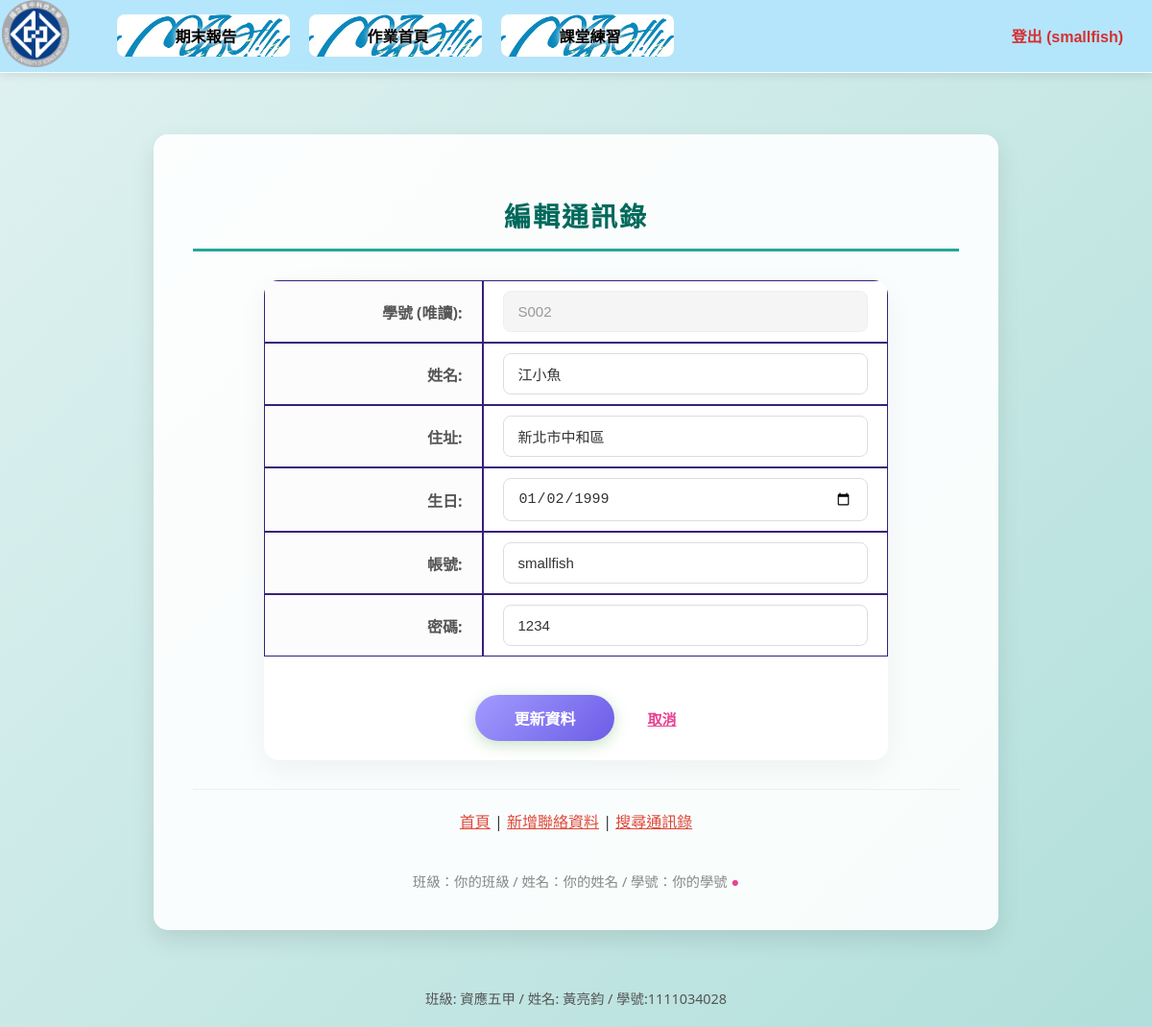
/hw/edit.php?action=edit&id=S002 (signed in), run on the app's committed database.
### tables this page shows
CREATE TABLE `students` (
  `sno` char(4) NOT NULL COMMENT '學號',
  `name` varchar(10) NOT NULL COMMENT '姓名',
  `address` varchar(255) NOT NULL COMMENT '地址',
  `birthday` date NOT NULL COMMENT '生日',
  `username` char(10) NOT NULL COMMENT '帳號',
  `password` char(10) NOT NULL COMMENT '密碼',
  `role` varchar(10) NOT NULL DEFAULT 'user',
  `picture` varchar(255) DEFAULT NULL COMMENT '頭像路徑'
);

### hw/edit.php (the view, shortened to what this page needs)
<?php
require_once("../DB/DB_open.php");
$action = isset($_GET['action']) ? $_GET['action'] : (isset($_POST['action']) ? $_POST['action'] : '');
$id = isset($_GET['id']) ? $_GET['id'] : (isset($_POST['sno']) ? $_POST['sno'] : '');
$row = null;
if (($action == 'edit' || $action == 'update') && !empty($id)) {
    $sql = "SELECT * FROM students WHERE sno = '$id'";
    $result = mysqli_query($link, $sql);
    if ($result && mysqli_num_rows($result) > 0) {
        $row = mysqli_fetch_assoc($result);
    }
}
?>
<!DOCTYPE html>
<html lang="zh-TW">
<head>
    <link rel="stylesheet" href="css/navCSS.css">
    <link rel="stylesheet" href="css/indexCSS.css">
    <link rel="stylesheet" href="css/editForm.css">
</head>
<body>
    <div id="wrap">
        <header id="header" class="clearheader">
            <?php require "nav.php"; ?>
        </header>
        <main id="contents">
            <h2>編輯通訊錄</h2>
            <?php if ($row): ?>
            <form action="edit.php" method="post">
                <table>
                    <tr>
                        <th>學號 (唯讀):</th>
                        <td>
                            <input type="text" value="<?php echo htmlspecialchars($row['sno']); ?>" readonly>
                        </td>
                    </tr>
                    <tr>
                        <th>姓名:</th>
                        <td><input type="text" name="name" value="<?php echo htmlspecialchars($row['name']); ?>" required placeholder="請輸入姓名"></td>
                    </tr>
                    <tr>
                        <th>住址:</th>
                        <td><input type="text" name="address" value="<?php echo htmlspecialchars($row['address']); ?>" placeholder="請輸入住址"></td>
                    </tr>
                    <tr>
                        <th>生日:</th>
                        <td><input type="date" name="birthday" value="<?php echo htmlspecialchars($row['birthday']); ?>"></td>
                    </tr>
                    <tr>
                        <th>帳號:</th>
                        <td><input type="text" name="username" value="<?php echo htmlspecialchars($row['username']); ?>" placeholder="請輸入帳號"></td>
                    </tr>
                    <tr>
                        <th>密碼:</th>
                        <td><input type="text" name="password" value="<?php echo htmlspecialchars($row['password']); ?>" placeholder="請輸入密碼"></td>
                    </tr>
                    <tr>
                        <td colspan="2" class="btn-container">
                            <div class="btn-container-inner">
                                <input type="submit" value="更新資料" id="btn-update">
                                <a href="contacts.php" id="btn-cancel">取消</a>
                            </div>
                        </td>
                    </tr>
                </table>
            </form>
            <?php else: ?>
                <p style="text-align:center; color:red;">查無此資料或操作無效。</p>
            <?php endif; ?>
            <div class="footer-links" style="margin-top: 30px; border-top: 1px solid #eee; padding-top: 20px;">
                <a href="index.php">首頁</a> |
                <a href="add.php">新增聯絡資料</a> |
                <a href="search.php">搜尋通訊錄</a>
            </div>
            <div style="margin-top: 40px; font-size: 0.9em; color: #888;">
                班級：你的班級 / 姓名：你的姓名 / 學號：你的學號 <span style="color: #e84393;">●</span>
            </div>
        </main>
        <footer id="footer">
        </footer>
    </div>
</body>
</html>

### hw/css/navCss.css (style rules this page uses)
a { color: #df4839; }

### hw/css/indexCss.css (style rules this page uses)
body { background: linear-gradient(135deg, #e0f2f1 0%, #b2dfdb 100%); background-attachment: fixed; margin: 0; padding: 0; padding-top: 100px; font-family: 'Segoe UI', Tahoma, Geneva, Verdana, sans-serif; color: #333; }
#header { position: fixed; left: 0; top: 0; background-color: rgba(179, 229, 252, 0.95); width: 100%; box-shadow: 0 2px 10px rgba(0, 0, 0, 0.1); border-bottom: 1px solid white; z-index: 50; backdrop-filter: blur(5px); }
.clearheader::after { content: ""; display: block; clear: both; }
#contents { width: 798px; margin: 40px auto; padding: 40px 80px; background-color: rgba(255, 255, 255, 0.9); border-radius: 15px; box-shadow: 0 10px 25px rgba(0, 0, 0, 0.1); text-align: center; border: 1px solid rgba(255, 255, 255, 0.5); }
h2 { color: #00695c; font-size: 28px; margin-bottom: 20px; text-transform: uppercase; letter-spacing: 2px; display: block; width: 100%; border-bottom: 3px solid #26a69a; padding-bottom: 15px; }
#footer { text-align: center; clear: both; padding: 20px; color: #555; font-size: 0.9em; }
.container, #contents, #photo-contents, .card { background-color: rgba(255, 255, 255, 0.9); border-radius: 15px; box-shadow: 0 10px 25px rgba(0, 0, 0, 0.1); border: 1px solid rgba(255, 255, 255, 0.5); margin: 40px auto; padding: 40px; max-width: 800px; }

### hw/css/editForm.css (style rules this page uses)
#contents table { max-width: 650px; width: 95%; border-collapse: separate; border-spacing: 0; margin: 30px auto; background-color: #fff; box-shadow: 0 10px 30px rgba(0,0,0,0.05); border-radius: 15px; overflow: hidden; }
#contents th { text-align: right; padding: 15px 20px; color: #555; font-size: 16px; font-weight: bold; width: 35%; vertical-align: middle; background-color: #fcfcfc; }
#contents td { text-align: left; padding: 10px 20px; vertical-align: middle; }
th, td { border: 1px solid #382078; }
#contents td.btn-container { border: none !important; padding: 40px 0 20px 0; display: table-cell; text-align: center; }
.btn-container-inner { display: flex; justify-content: center; align-items: center; gap: 20px; }
input[type="text"], input[type="date"], input[type="password"], input[type="email"] { width: 100%; padding: 12px 15px; border: 1px solid #ddd; border-radius: 8px; font-size: 15px; color: #333; transition: all 0.3s ease; box-sizing: border-box; background-color: #fff; }
input[readonly] { background-color: #f5f5f5 !important; border-color: #eee !important; color: #999 !important; cursor: not-allowed; }
#btn-update { display: inline-block; padding: 12px 40px; border-radius: 50px; border: none; cursor: pointer; font-size: 16px; font-weight: bold; background: linear-gradient(135deg, #a29bfe 0%, #6c5ce7 100%); color: white; box-shadow: 0 4px 15px rgba(67, 160, 71, 0.3); transition: all 0.3s cubic-bezier(0.4, 0, 0.2, 1); margin-right: 15px; }
#btn-cancel { color: #e84393; text-decoration: underline; font-weight: bold; font-size: 15px; transition: color 0.3s; background: none; border: none; cursor: pointer; }

### data on the page
students: sno "S002", name "江小魚", address "新北市中和區", birthday "01/02/1999", username "smallfish", password "1234"

### other printed values
$_SESSION["username"] "smallfish"
